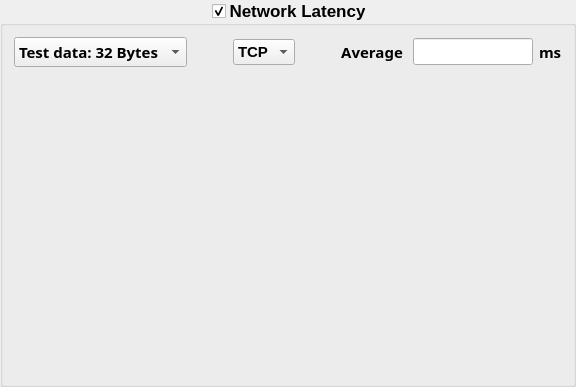
       <widget class="QGroupBox" name="group_network_latency">
        <property name="minimumSize">
         <size>
          <width>100</width>
          <height>0</height>
         </size>
        </property>
        <property name="font">
         <font>
          <family>Segoe UI</family>
          <pointsize>13</pointsize>
          <bold>true</bold>
         </font>
        </property>
        <property name="styleSheet">
         <string notr="true"/>
        </property>
        <property name="title">
         <string>Network Latency</string>
        </property>
        <property name="alignment">
         <set>Qt::AlignmentFlag::AlignHCenter|Qt::AlignmentFlag::AlignTop</set>
        </property>
        <property name="checkable">
         <bool>true</bool>
        </property>
        <layout class="QGridLayout" name="gridLayout">
         <item row="0" column="0">
          <layout class="QHBoxLayout" name="horizontalLayout_7">
           <item>
            <layout class="QHBoxLayout" name="horizontalLayout_3">
             <item>
              <widget class="QComboBox" name="combo_payload_type">
               <property name="font">
                <font>
                 <family>Segoe UI Variable</family>
                 <pointsize>11</pointsize>
                 <fontweight>Medium</fontweight>
                </font>
               </property>
               <item>
                <property name="text">
                 <string>Test data: 32 Bytes</string>
                </property>
               </item>
               <item>
                <property name="text">
                 <string>Test data: 50 KB</string>
                </property>
               </item>
               <item>
                <property name="text">
                 <string>Test data: 3 MB</string>
                </property>
               </item>
              </widget>
             </item>
             <item>
              <spacer name="horizontalSpacer_5">
               <property name="orientation">
                <enum>Qt::Orientation::Horizontal</enum>
               </property>
               <property name="sizeHint" stdset="0">
                <size>
                 <width>40</width>
                 <height>20</height>
                </size>
               </property>
              </spacer>
             </item>
             <item>
              <widget class="QComboBox" name="combo_ping_protocol">
               <property name="font">
                <font>
                 <pointsize>11</pointsize>
                </font>
               </property>
               <item>
                <property name="text">
                 <string>TCP</string>
                </property>
               </item>
               <item>
                <property name="text">
                 <string>UDP</string>
                </property>
               </item>
              </widget>
             </item>
            </layout>
           </item>
           <item>
            <spacer name="horizontalSpacer_17">
             <property name="orientation">
              <enum>Qt::Orientation::Horizontal</enum>
             </property>
             <property name="sizeHint" stdset="0">
              <size>
               <width>40</width>
               <height>20</height>
              </size>
             </property>
            </spacer>
           </item>
           <item>
            <widget class="QLabel" name="label_11">
             <property name="font">
              <font>
               <family>Segoe UI Variable</family>
               <pointsize>11</pointsize>
               <fontweight>Medium</fontweight>
              </font>
             </property>
             <property name="text">
              <string>Average </string>
             </property>
             <property name="alignment">
              <set>Qt::AlignmentFlag::AlignCenter</set>
             </property>
            </widget>
           </item>
           <item>
            <widget class="QLineEdit" name="avg_network_latency">
             <property name="sizePolicy">
              <sizepolicy hsizetype="Fixed" vsizetype="Fixed">
               <horstretch>0</horstretch>
               <verstretch>0</verstretch>
              </sizepolicy>
             </property>
             <property name="minimumSize">
              <size>
               <width>120</width>
               <height>0</height>
              </size>
             </property>
             <property name="maximumSize">
              <size>
               <width>120</width>
               <height>16777215</height>
              </size>
             </property>
             <property name="font">
              <font>
               <family>Consolas</family>
               <pointsize>12</pointsize>
               <bold>true</bold>
              </font>
             </property>
             <property name="text">
              <string/>
             </property>
             <property name="alignment">
              <set>Qt::AlignmentFlag::AlignCenter</set>
             </property>
             <property name="readOnly">
              <bool>true</bool>
             </property>
            </widget>
           </item>
           <item>
            <widget class="QLabel" name="label_12">
             <property name="font">
              <font>
               <family>Segoe UI Variable</family>
               <pointsize>11</pointsize>
               <fontweight>Medium</fontweight>
              </font>
             </property>
             <property name="text">
              <string>ms</string>
             </property>
            </widget>
           </item>
          </layout>
         </item>
         <item row="2" column="0">
          <widget class="QCustomPlot" name="plot_network_latency" native="true">
           <property name="minimumSize">
            <size>
             <width>260</width>
             <height>300</height>
            </size>
           </property>
          </widget>
         </item>
        </layout>
       </widget>
